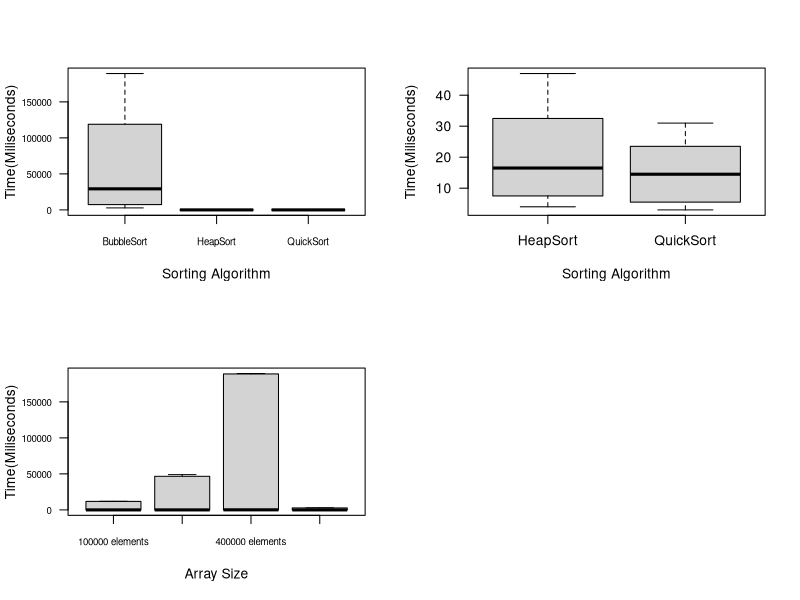
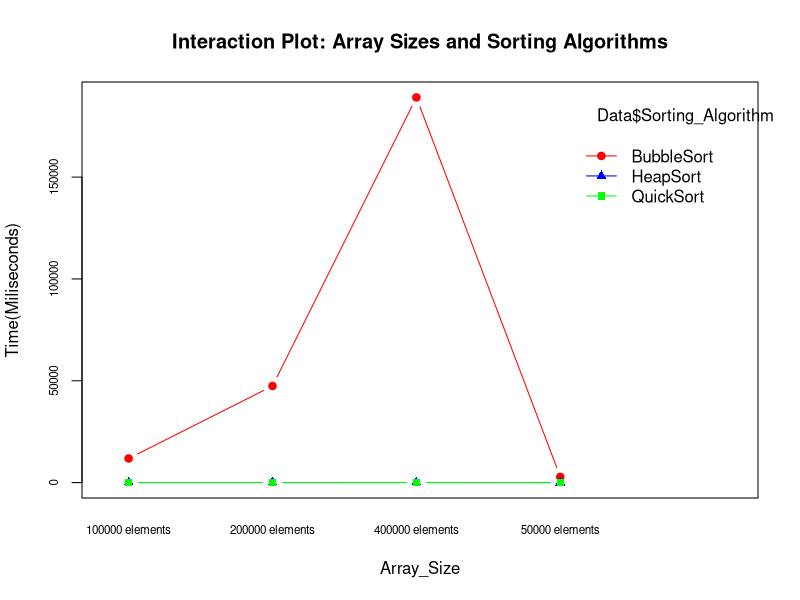
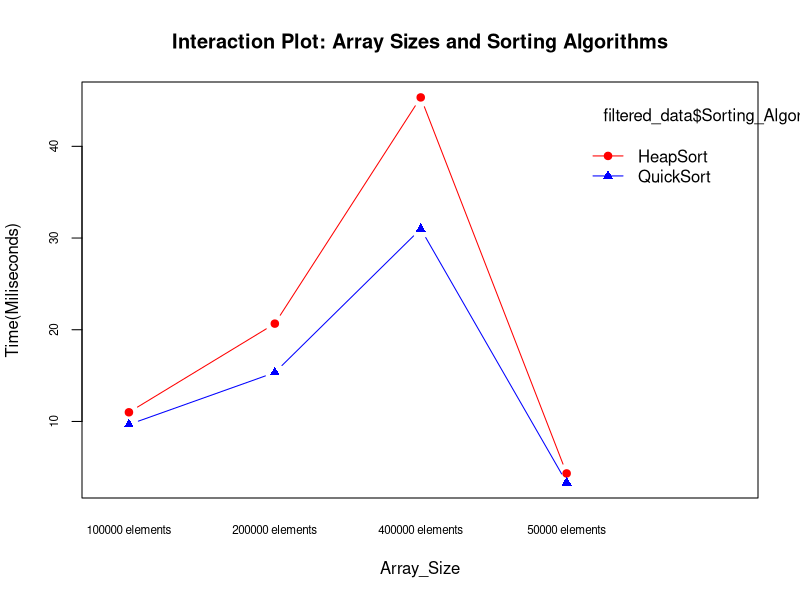
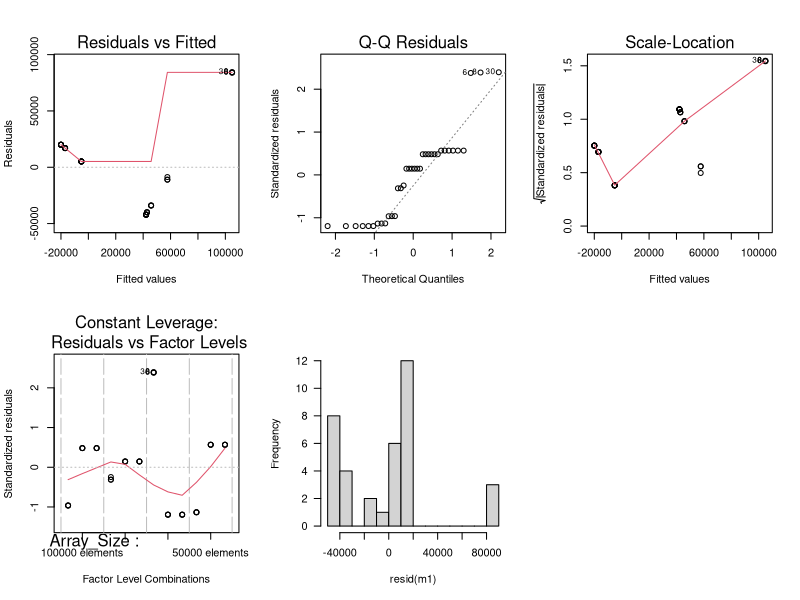

Source code (R) for these figures, in order:
## ---- chunk 1

# Install the 'readxl' package if it's not already installed

if (!requireNamespace("readxl", quietly = TRUE)) {
  install.packages("readxl")
}

# Load necessary packages
library(readxl)
library(knitr)


# Read in data from Experimental Design
Data <- read_excel("ExperimentalDesign.xlsx")
## ---- chunk 2
# Random Block Design Model, ANOVA
m1 <- aov(`Time(Miliseconds)` ~ Array_Size + Sorting_Algorithm, data = Data)

# Display ANOVA table with degrees of freedom
anova_table <- summary(m1)[[1]]
anova_table_df <- data.frame(
  Term = rownames(anova_table),
  Df = anova_table$Df,
  Sum_Sq = anova_table$`Sum Sq`,
  Mean_Sq = anova_table$`Mean Sq`,
  F_value = anova_table$`F value`,
  Pr_F = anova_table$`Pr(>F)`
)
kable(anova_table_df, caption = "Detailed ANOVA Table for Random Block Design Model")
## ---- chunk 3
# Generate the means table
means_table <- model.tables(m1, "means")

algorithm_means <- means_table$tables$Sorting_Algorithm

# Extract the means for the array sizes
arraysize_means <- means_table$tables$Array_Size

# Display the algorithms means table
kable(algorithm_means, caption = "Table 1: Means of the Sorting Algorithms")

# Display the array sizes means table
kable(arraysize_means, caption = "Table 2: Means for the Different Array Sizes")
## ---- chunk 4
# Set up for plotting multiple plots per page
par(mfrow = c(2, 2))  # 2 rows and 2 columns of plots

# Boxplot of all the algorithms
boxplot(`Time(Miliseconds)` ~ Sorting_Algorithm, data = Data, las = 1,
        ylab = "Time(Miliseconds)", xlab = "Sorting Algorithm", cex.axis = 0.7)

# Remove BubbleSort from the data
filtered_data <- subset(Data, Sorting_Algorithm != "BubbleSort")

# Create the boxplot with the remaining sorting algorithms without BubbleSort
boxplot(`Time(Miliseconds)` ~ Sorting_Algorithm, data = filtered_data, las = 1,
        ylab = "Time(Miliseconds)", xlab = "Sorting Algorithm")
## ---- chunk 5
# Compare means using Bonferroni
pairwise_result <- pairwise.t.test(Data$`Time(Miliseconds)`, Data$Sorting_Algorithm, p.adjust.method = "bonferroni")

# Convert pairwise comparison result to a data frame for better formatting
pairwise_df <- as.data.frame(pairwise_result$p.value)
kable(pairwise_df, caption = "Pairwise Comparison Results with Bonferroni Adjustment at 5% signifance level")
## ---- chunk 6
# Create boxplot of the blocks
boxplot(`Time(Miliseconds)` ~ Array_Size, data = Data, las = 1,
        ylab = "Time(Miliseconds)", xlab = "Array Size", cex.axis=0.7)
## ---- chunk 7
# Reset plotting layout to default
par(mfrow = c(1, 1))
## ---- chunk 8
# Interaction plot containing all blocks
interaction.plot(Data$Array_Size, Data$Sorting_Algorithm, Data$`Time(Miliseconds)`,
                 col = c("red", "blue", "green"),   # Colors for each treatment level
                 lty = 1,                           # Line type
                 type = "b",                        # Line and points
                 pch = c(19, 17, 15),               # Point shapes for each treatment
                 xlab = "Array_Size", ylab = "Time(Miliseconds)", 
                 main = "Interaction Plot: Array Sizes and Sorting Algorithms", cex.axis=0.7)

# Interaction plot containing all blocks, not containing BubbleSort
interaction.plot(filtered_data$Array_Size, filtered_data$Sorting_Algorithm, filtered_data$`Time(Miliseconds)`,
                 col = c("red", "blue", "green"),   # Colors for each treatment level
                 lty = 1,                           # Line type
                 type = "b",                        # Line and points
                 pch = c(19, 17, 15),               # Point shapes for each treatment
                 xlab = "Array_Size", ylab = "Time(Miliseconds)", 
                 main = "Interaction Plot: Array Sizes and Sorting Algorithms", cex.axis=0.7)
## ---- chunk 9
# Perform Shapiro-Wilk test on residuals
shapiro_result <- shapiro.test(resid(m1))

# Convert Shapiro-Wilk test result to a data frame for better formatting
shapiro_df <- data.frame(
  Statistic = shapiro_result$statistic,
  p_value = shapiro_result$p.value
)
kable(shapiro_df, caption = "Shapiro-Wilk Test for Normality of Residuals")
## ---- chunk 10
# Model Diagnostics
par(mfrow = c(2, 3))

plot(m1)

hist(resid(m1), main = "", las = 1, breaks = 10)
## ---- chunk 11
print(Data)
